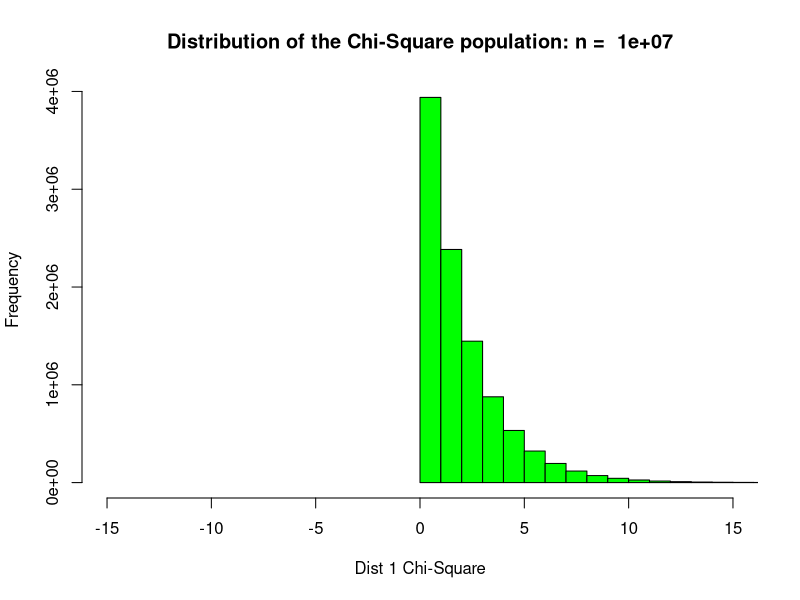
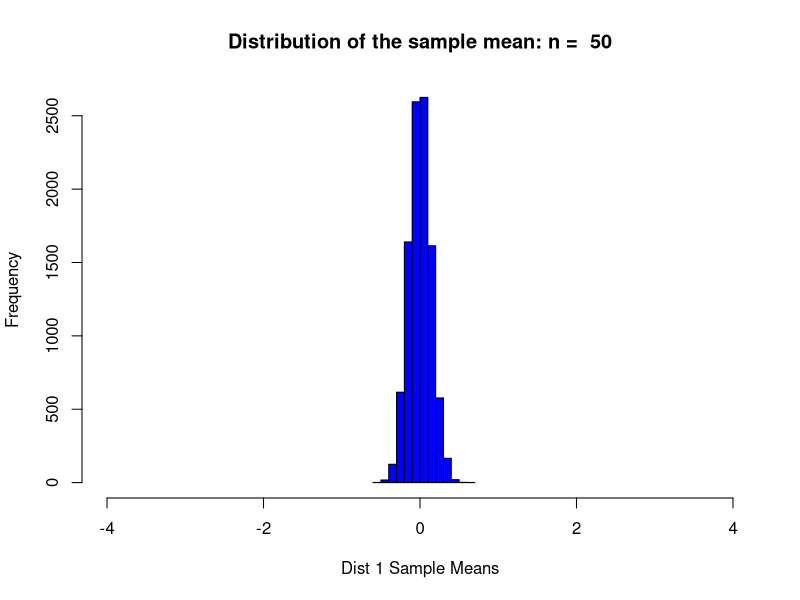

These charts were generated, in order, by the following R code:
## ---- chunk 1
 
## ---- chunk 2
knitr::opts_chunk$set(echo = TRUE)
## ---- chunk 3
set.seed(0)

n1 <- 10000000

#generate 10,000,000 random values that follow Chi-Square distribution with df=2
values <- rchisq(n1, df = 2)

#view first 5 values
head(values)

#create a histogram to visualize distribution of values
hist(values, col = "green", main = paste("Distribution of the Chi-Square population: n = ", n1), xlab = "Dist 1 Chi-Square", xlim = c(-15,15))

#Determine the mean and standard error of the values
x <- mean(values)
y <- sd(values)
paste("The mean of the population is,", x, "The standard deviation of the population is,", y)
z <- (x - y)

paste("The difference between the mean x and the standard deviation y is,", z)
## ---- chunk 4
n2 <- 50 # sample size per sample for 1st distribution
simulations <- 10000 #number of samples and thus number of xbars we will generate.  
mu <- 0 # mean parameter for use with normal distribuions
sigma <- 1 # standard deviation parameter for use with normal distributions

xbar_holder1 <- numeric(simulations) # This will hold all the sample means for the first distribution.

for (i in 1:simulations)
{ 
 sample1 <- rnorm(n2,mean = mu, sd = sigma)

xbar1 <- mean(sample1)
xbar_holder1[i] <- xbar1
}

hist(xbar_holder1, col = "blue", main = paste("Distribution of the sample mean: n = ", n2), xlab = "Dist 1 Sample Means", xlim = c(-4,4))

summary(xbar_holder1) #5 number summary and the mean
sd(xbar_holder1) # standard deviation of dstribuion 1

paste(summary(xbar_holder1))
paste(sd(xbar_holder1))
